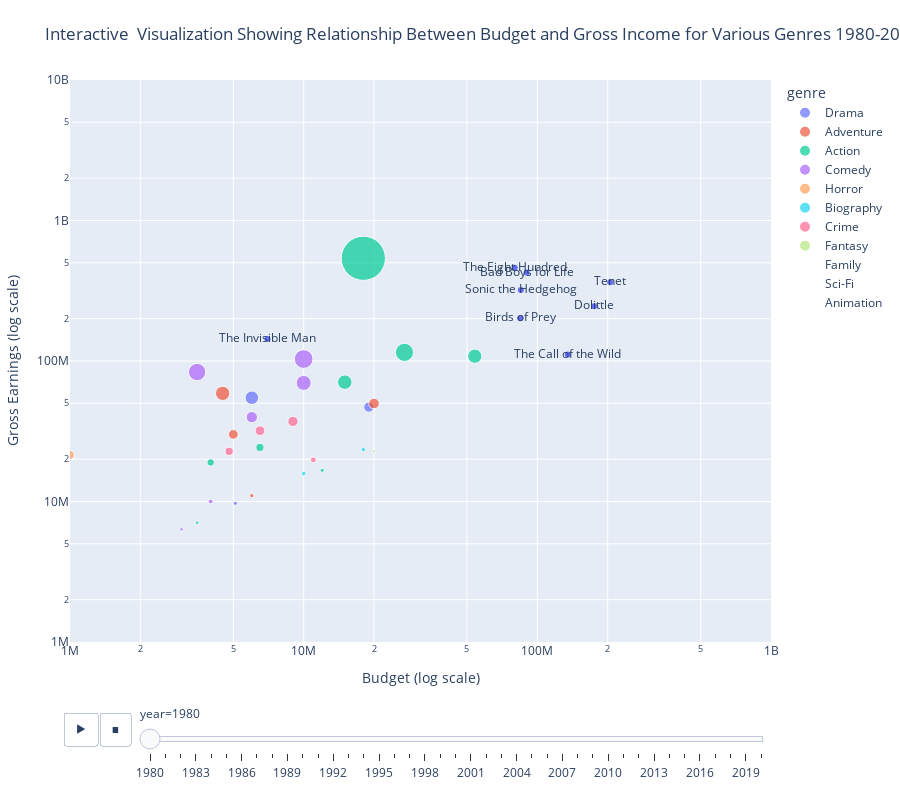

Notebook cell for this chart:
### Code cell
# Clean the dataset (optional, handle missing values) The profit column has some NaN values
movies_df['profit'].fillna(0, inplace=True)

# Replace negative profit values with zero for visualization purposes ( The operation in a previous step 
# left some movies having a negative profit value)
movies_df['profit'] = movies_df['profit'].apply(lambda x: max(x, 0))

# Create an interactive scatter plot
fig = px.scatter(
    movies_df,  # Change 'movie_df' to 'movies_df'
    x='budget',
    y='gross',
    size='profit',  # Modify this based on your preference or use another column
    color='genre',  # Change to 'genre' for color scaling
    hover_name='name',
    animation_frame='year',
    title='Interactive  Visualization Showing Relationship Between Budget and Gross Income for Various Genres 1980-2020',
    labels={'budget': 'Budget', 'gross': 'Gross Earnings'},
    size_max=70,  # Increase the maximum size of the bubbles
    opacity=0.7,  # Increase the opacity of the bubbles
)

# Customize the plot layout
fig.update_layout(
    xaxis_type='log',  # Logarithmic scale for budget
    
    # Set the y-axis range to start at 1 million (1,000,000)
    yaxis_type='log',  
    yaxis_title='Gross Earnings (log scale)',
    yaxis_range=[6, 10],  # Logarithmic scale of 6 corresponds to 1 million
    
    xaxis_title='Budget (log scale)',
    showlegend=True,
    coloraxis_colorbar=dict(title='Genre'),  # Change the colorbar title to 'Genre'
    
    # Adjust the height and margin
    height=800,  # Increase the height
    margin=dict(l=40, r=40, b=40, t=80),  # Adjust margins to center the plot
)

# Set the lower bound of the x-axis to 1 million (1,000,000)
fig.update_xaxes(
    range=[6, 9],  # Logarithmic scale of 6 corresponds to 1 million
)

# Add text annotations (optional)
fig.add_trace(
    px.scatter(
        movies_df[movies_df['year'] == movies_df['year'].max()],
        x='budget',
        y='gross',
        text='name',
    ).data[0]
)

# Show the plot
fig.show()

### Figure 1 — Plotly figure (JSON) as saved in the notebook; plotly's stock layout.template omitted (floating-point values rounded to 4 significant figures)
{"data": [{"hovertemplate": "<b>%{hovertext}</b><br><br>genre=Drama<br>year=1980<br>Budget=%{x}<br>Gross Earnings=%{y}<br>profit=%{marker.size}<extra></extra>", "hovertext": ["The Shining", "Ordinary People", "Somewhere in Time", "Fame", "Urban Cowboy", "Cattle Annie and Little Britches", "The Jazz Singer", "Breaker Morant", "The Competition", "Honeysuckle Rose", "Resurrection", "Babylon", "Phobia", "Windows"], "legendgroup": "Drama", "marker": {"color": "#636efa", "opacity": 0.7, "size": [27998772, 48766923, 4609597, 0, 0, 0, 0, 0, 0, 0, 0, 0, 0, 0], "sizemode": "area", "sizeref": 532700.0, "symbol": "circle"}, "mode": "markers", "name": "Drama", "orientation": "v", "showlegend": true, "type": "scatter", "x": [19000000, 6000000, 5100000, null, null, 5100000, null, null, null, null, null, null, 5100000, null], "xaxis": "x", "y": [46998772, 54766923, 9709597, 21202829, 46918287, 534816, 27118000, null, 14287755, 17815212, 3910019, 109749, 59167, 2128395], "yaxis": "y"}, {"hovertemplate": "<b>%{hovertext}</b><br><br>genre=Adventure<br>year=1980<br>Budget=%{x}<br>Gross Earnings=%{y}<br>profit=%{marker.size}<extra></extra>", "hovertext": ["The Blue Lagoon", "The Gods Must Be Crazy", "Popeye", "Heaven's Gate", "Herbie Goes Bananas", "The Last Flight of Noah's Ark", "Windwalker"], "legendgroup": "Adventure", "marker": {"color": "#EF553B", "opacity": 0.7, "size": [54353106, 25031783, 29823037, 0, 0, 5000000, 0], "sizemode": "area", "sizeref": 532700.0, "symbol": "circle"}, "mode": "markers", "name": "Adventure", "orientation": "v", "showlegend": true, "type": "scatter", "x": [4500000, 5000000, 20000000, 44000000, null, 6000000, 3000000], "xaxis": "x", "y": [58853106, 30031783, 49823037, 3484523, 18000000, 11000000, null], "yaxis": "y"}, {"hovertemplate": "<b>%{hovertext}</b><br><br>genre=Action<br>year=1980<br>Budget=%{x}<br>Gross Earnings=%{y}<br>profit=%{marker.size}<extra></extra>", "hovertext": ["Star Wars: Episode V - The Empire Strikes Back", "The Blues Brothers", "Superman II", "Any Which Way You Can", "The Final Countdown", "Raise the Titanic", "Smokey and the Bandit II", "The Stunt Man", "The Island", "The Nude Bomb", "Bronco Billy", "When Time Ran Out...", "The Octagon", "Mantis Fist Fighter"], "legendgroup": "Action", "marker": {"color": "#00cc96", "opacity": 0.7, "size": [520375067, 88229890, 54185706, 55687344, 4647800, 0, 0, 3563886, 0, 0, 17765659, 0, 14971000, 0], "sizemode": "area", "sizeref": 532700.0, "symbol": "circle"}, "mode": "markers", "name": "Action", "orientation": "v", "showlegend": true, "type": "scatter", "x": [18000000, 27000000, 54000000, 15000000, 12000000, 36000000, null, 3500000, 22000000, 15000000, 6500000, 20000000, 4000000, null], "xaxis": "x", "y": [538375067, 115229890, 108185706, 70687344, 16647800, null, 66132626, 7063886, 15716828, 14662035, 24265659, 3763988, 18971000, null], "yaxis": "y"}, {"hovertemplate": "<b>%{hovertext}</b><br><br>genre=Comedy<br>year=1980<br>Budget=%{x}<br>Gross Earnings=%{y}<br>profit=%{marker.size}<extra></extra>", "hovertext": ["Airplane!", "Caddyshack", "9 to 5", "Stir Crazy", "Little Darlings", "My Bodyguard", "Seems Like Old Times", "Private Benjamin", "The Hollywood Knights", "Motel Hell", "Cheech and Chong's Next Movie", "Stardust Memories", "Melvin and Howard", "City of Women", "The Private Eyes", "Oh Heavenly Dog", "It's My Turn", "Fatso", "Moscow Does Not Believe in Tears", "The Fiendish Plot of Dr. Fu Manchu", "Serial", "Hero at Large", "Wholly Moses!", "In God We Trust (or Gimme That Prime Time Religion)", "Roadie", "Just Tell Me What You Want", "Little Miss Marker", "Willie & Phil", "Loving Couples", "Oh, God! Book II", "Those Lips, Those Eyes", "La Cage aux Folles II", "The Gong Show Movie", "Gilda Live", "Why Would I Lie?", "First Family"], "legendgroup": "Comedy", "marker": {"color": "#ab63fa", "opacity": 0.7, "size": [79953539, 33846344, 93300686, 0, 0, 0, 0, 59847348, 6000000, 3342668, 0, 389003, 0, 0, 0, 216067, 0, 0, 0, 0, 0, 0, 0, 0, 0, 0, 0, 0, 0, 0, 0, 0, 0, 0, 0, 0], "sizemode": "area", "sizeref": 532700.0, "symbol": "circle"}, "mode": "markers", "name": "Comedy", "orientation": "v", "showlegend": true, "type": "scatter", "x": [3500000, 6000000, 10000000, null, null, null, null, 10000000, 4000000, 3000000, null, 10000000, 7000000, null, null, 6000000, null, null, 900000, null, null, null, null, null, null, null, null, 5500000, null, null, null, null, null, null, null, null], "xaxis": "x", "y": [83453539, 39846344, 103300686, 101300000, 34326249, 22482952, 43995918, 69847348, 10000000, 6342668, 41675194, 10389003, 4309490, 12516, null, 6216067, null, 7653061, null, 10697276, 9870727, 15934737, 14155617, 5215015, 4226370, 2086905, 6321392, 4400000, 2806659, 14504277, 804713, 6950125, 6621520, 2261507, 1175855, 15198912], "yaxis": "y"}, {"hovertemplate": "<b>%{hovertext}</b><br><br>genre=Horror<br>year=1980<br>Budget=%{x}<br>Gross Earnings=%{y}<br>profit=%{marker.size}<extra></extra>", "hovertext": ["Friday the 13th", "The Fog", "Altered States", "Prom Night", "The Awakening", "The Boogey Man"], "legendgroup": "Horror", "marker": {"color": "#FFA15A", "opacity": 0.7, "size": [39204601, 20448782, 0, 0, 0, 0], "sizemode": "area", "sizeref": 532700.0, "symbol": "circle"}, "mode": "markers", "name": "Horror", "orientation": "v", "showlegend": true, "type": "scatter", "x": [550000, 1000000, null, null, null, 300000], "xaxis": "x", "y": [39754601, 21448782, 19853892, 14796236, 8415112, null], "yaxis": "y"}, {"hovertemplate": "<b>%{hovertext}</b><br><br>genre=Biography<br>year=1980<br>Budget=%{x}<br>Gross Earnings=%{y}<br>profit=%{marker.size}<extra></extra>", "hovertext": ["Raging Bull", "The Long Riders", "Coal Miner's Daughter", "Where the Buffalo Roam", "Lion of the Desert", "Can't Stop the Music"], "legendgroup": "Biography", "marker": {"color": "#19d3f3", "opacity": 0.7, "size": [5402427, 5795189, 0, 0, 0, 0], "sizemode": "area", "sizeref": 532700.0, "symbol": "circle"}, "mode": "markers", "name": "Biography", "orientation": "v", "showlegend": true, "type": "scatter", "x": [18000000, 10000000, null, null, 35000000, 20000000], "xaxis": "x", "y": [23402427, 15795189, 67182787, 6659377, null, null], "yaxis": "y"}, {"hovertemplate": "<b>%{hovertext}</b><br><br>genre=Crime<br>year=1980<br>Budget=%{x}<br>Gross Earnings=%{y}<br>profit=%{marker.size}<extra></extra>", "hovertext": ["Dressed to Kill", "Cruising", "Brubaker", "American Gigolo"], "legendgroup": "Crime", "marker": {"color": "#FF6692", "opacity": 0.7, "size": [25399000, 8814523, 28121708, 17943674], "sizemode": "area", "sizeref": 532700.0, "symbol": "circle"}, "mode": "markers", "name": "Crime", "orientation": "v", "showlegend": true, "type": "scatter", "x": [6500000, 11000000, 9000000, 4800000], "xaxis": "x", "y": [31899000, 19814523, 37121708, 22743674], "yaxis": "y"}, {"hovertemplate": "<b>%{hovertext}</b><br><br>genre=Fantasy<br>year=1980<br>Budget=%{x}<br>Gross Earnings=%{y}<br>profit=%{marker.size}<extra></extra>", "hovertext": ["Xanadu"], "legendgroup": "Fantasy", "marker": {"color": "#B6E880", "opacity": 0.7, "size": [2762571], "sizemode": "area", "sizeref": 532700.0, "symbol": "circle"}, "mode": "markers", "name": "Fantasy", "orientation": "v", "showlegend": true, "type": "scatter", "x": [20000000], "xaxis": "x", "y": [22762571], "yaxis": "y"}, {"hovertemplate": "<b>%{hovertext}</b><br><br>genre=Family<br>year=1980<br>Budget=%{x}<br>Gross Earnings=%{y}<br>profit=%{marker.size}<extra></extra>", "hovertext": ["The Watcher in the Woods"], "legendgroup": "Family", "marker": {"color": "#FF97FF", "opacity": 0.7, "size": [0], "sizemode": "area", "sizeref": 532700.0, "symbol": "circle"}, "mode": "markers", "name": "Family", "orientation": "v", "showlegend": true, "type": "scatter", "x": [null], "xaxis": "x", "y": [5000000], "yaxis": "y"}, {"hovertemplate": "<b>%{hovertext}</b><br><br>genre=Sci-Fi<br>year=1980<br>Budget=%{x}<br>Gross Earnings=%{y}<br>profit=%{marker.size}<extra></extra>", "hovertext": ["Hangar 18"], "legendgroup": "Sci-Fi", "marker": {"color": "#FECB52", "opacity": 0.7, "size": [0], "sizemode": "area", "sizeref": 532700.0, "symbol": "circle"}, "mode": "markers", "name": "Sci-Fi", "orientation": "v", "showlegend": true, "type": "scatter", "x": [11000000], "xaxis": "x", "y": [null], "yaxis": "y"}, {"hovertemplate": "<b>%{hovertext}</b><br><br>genre=Animation<br>year=1980<br>Budget=%{x}<br>Gross Earnings=%{y}<br>profit=%{marker.size}<extra></extra>", "hovertext": ["Bon Voyage, Charlie Brown (and Don't Come Back!!)", "The King and the Mockingbird"], "legendgroup": "Animation", "marker": {"color": "#636efa", "opacity": 0.7, "size": [0, 0], "sizemode": "area", "sizeref": 532700.0, "symbol": "circle"}, "mode": "markers", "name": "Animation", "orientation": "v", "showlegend": true, "type": "scatter", "x": [null, null], "xaxis": "x", "y": [2013193, 167451], "yaxis": "y"}, {"hovertemplate": "budget=%{x}<br>gross=%{y}<br>name=%{text}<extra></extra>", "legendgroup": "", "marker": {"color": "#636efa", "symbol": "circle"}, "mode": "markers+text", "name": "", "orientation": "v", "showlegend": false, "text": ["Tenet", "Wonder Woman 1984", "Birds of Prey", "The Invisible Man", "Onward", "Bad Boys for Life", "Sonic the Hedgehog", "Dolittle", "The Call of the Wild", "The Eight Hundred", "The Quarry", "Star Trek First Frontier", "Legend of Deification", "Tulsa", "Leap", "Black Wall Street Burning", "I Am Fear", "Aloha Surf Hotel", "Love by Drowning", "The Robinsons", "More to Life", "Dream Round", "Saving Mbango", "It's Just Us", "Tee em el"], "type": "scatter", "x": [205000000, null, 84500000, 7000000, null, 90000000, 85000000, 175000000, 135000000, 80000000, null, 370000, null, null, null, 5000, null, null, 1000000, 10000, 7000, null, 58750, 15000, null], "xaxis": "x", "y": [363656624, 166534027, 201858461, 143151000, 141950608, 426505244, 319715683, 245487753, 111105497, 461421559, 3661, null, 240663149, 413378, 25818882, null, 13266, null, null, null, null, null, null, null, null], "yaxis": "y"}], "layout": {"coloraxis": {"colorbar": {"title": {"text": "Genre"}}}, "height": 800, "legend": {"itemsizing": "constant", "title": {"text": "genre"}, "tracegroupgap": 0}, "margin": {"b": 40, "l": 40, "r": 40, "t": 80}, "showlegend": true, "sliders": [{"active": 0, "currentvalue": {"prefix": "year="}, "len": 0.9, "pad": {"b": 10, "t": 60}, "steps": [{"args": [["1980"], {"frame": {"duration": 0, "redraw": false}, "fromcurrent": true, "mode": "immediate", "transition": {"duration": 0, "easing": "linear"}}], "label": "1980", "method": "animate"}, {"args": [["1981"], {"frame": {"duration": 0, "redraw": false}, "fromcurrent": true, "mode": "immediate", "transition": {"duration": 0, "easing": "linear"}}], "label": "1981", "method": "animate"}, {"args": [["1982"], {"frame": {"duration": 0, "redraw": false}, "fromcurrent": true, "mode": "immediate", "transition": {"duration": 0, "easing": "linear"}}], "label": "1982", "method": "animate"}, {"args": [["1983"], {"frame": {"duration": 0, "redraw": false}, "fromcurrent": true, "mode": "immediate", "transition": {"duration": 0, "easing": "linear"}}], "label": "1983", "method": "animate"}, {"args": [["1984"], {"frame": {"duration": 0, "redraw": false}, "fromcurrent": true, "mode": "immediate", "transition": {"duration": 0, "easing": "linear"}}], "label": "1984", "method": "animate"}, {"args": [["1985"], {"frame": {"duration": 0, "redraw": false}, "fromcurrent": true, "mode": "immediate", "transition": {"duration": 0, "easing": "linear"}}], "label": "1985", "method": "animate"}, {"args": [["1986"], {"frame": {"duration": 0, "redraw": false}, "fromcurrent": true, "mode": "immediate", "transition": {"duration": 0, "easing": "linear"}}], "label": "1986", "method": "animate"}, {"args": [["1987"], {"frame": {"duration": 0, "redraw": false}, "fromcurrent": true, "mode": "immediate", "transition": {"duration": 0, "easing": "linear"}}], "label": "1987", "method": "animate"}, {"args": [["1988"], {"frame": {"duration": 0, "redraw": false}, "fromcurrent": true, "mode": "immediate", "transition": {"duration": 0, "easing": "linear"}}], "label": "1988", "method": "animate"}, {"args": [["1989"], {"frame": {"duration": 0, "redraw": false}, "fromcurrent": true, "mode": "immediate", "transition": {"duration": 0, "easing": "linear"}}], "label": "1989", "method": "animate"}, {"args": [["1990"], {"frame": {"duration": 0, "redraw": false}, "fromcurrent": true, "mode": "immediate", "transition": {"duration": 0, "easing": "linear"}}], "label": "1990", "method": "animate"}, {"args": [["1991"], {"frame": {"duration": 0, "redraw": false}, "fromcurrent": true, "mode": "immediate", "transition": {"duration": 0, "easing": "linear"}}], "label": "1991", "method": "animate"}, {"args": [["1992"], {"frame": {"duration": 0, "redraw": false}, "fromcurrent": true, "mode": "immediate", "transition": {"duration": 0, "easing": "linear"}}], "label": "1992", "method": "animate"}, {"args": [["1993"], {"frame": {"duration": 0, "redraw": false}, "fromcurrent": true, "mode": "immediate", "transition": {"duration": 0, "easing": "linear"}}], "label": "1993", "method": "animate"}, {"args": [["1994"], {"frame": {"duration": 0, "redraw": false}, "fromcurrent": true, "mode": "immediate", "transition": {"duration": 0, "easing": "linear"}}], "label": "1994", "method": "animate"}, {"args": [["1995"], {"frame": {"duration": 0, "redraw": false}, "fromcurrent": true, "mode": "immediate", "transition": {"duration": 0, "easing": "linear"}}], "label": "1995", "method": "animate"}, {"args": [["1996"], {"frame": {"duration": 0, "redraw": false}, "fromcurrent": true, "mode": "immediate", "transition": {"duration": 0, "easing": "linear"}}], "label": "1996", "method": "animate"}, {"args": [["1997"], {"frame": {"duration": 0, "redraw": false}, "fromcurrent": true, "mode": "immediate", "transition": {"duration": 0, "easing": "linear"}}], "label": "1997", "method": "animate"}, {"args": [["1998"], {"frame": {"duration": 0, "redraw": false}, "fromcurrent": true, "mode": "immediate", "transition": {"duration": 0, "easing": "linear"}}], "label": "1998", "method": "animate"}, {"args": [["1999"], {"frame": {"duration": 0, "redraw": false}, "fromcurrent": true, "mode": "immediate", "transition": {"duration": 0, "easing": "linear"}}], "label": "1999", "method": "animate"}, {"args": [["2000"], {"frame": {"duration": 0, "redraw": false}, "fromcurrent": true, "mode": "immediate", "transition": {"duration": 0, "easing": "linear"}}], "label": "2000", "method": "animate"}, {"args": [["2001"], {"frame": {"duration": 0, "redraw": false}, "fromcurrent": true, "mode": "immediate", "transition": {"duration": 0, "easing": "linear"}}], "label": "2001", "method": "animate"}, {"args": [["2002"], {"frame": {"duration": 0, "redraw": false}, "fromcurrent": true, "mode": "immediate", "transition": {"duration": 0, "easing": "linear"}}], "label": "2002", "method": "animate"}, {"args": [["2003"], {"frame": {"duration": 0, "redraw": false}, "fromcurrent": true, "mode": "immediate", "transition": {"duration": 0, "easing": "linear"}}], "label": "2003", "method": "animate"}, {"args": [["2004"], {"frame": {"duration": 0, "redraw": false}, "fromcurrent": true, "mode": "immediate", "transition": {"duration": 0, "easing": "linear"}}], "label": "2004", "method": "animate"}, {"args": [["2005"], {"frame": {"duration": 0, "redraw": false}, "fromcurrent": true, "mode": "immediate", "transition": {"duration": 0, "easing": "linear"}}], "label": "2005", "method": "animate"}, {"args": [["2006"], {"frame": {"duration": 0, "redraw": false}, "fromcurrent": true, "mode": "immediate", "transition": {"duration": 0, "easing": "linear"}}], "label": "2006", "method": "animate"}, {"args": [["2007"], {"frame": {"duration": 0, "redraw": false}, "fromcurrent": true, "mode": "immediate", "transition": {"duration": 0, "easing": "linear"}}], "label": "2007", "method": "animate"}, {"args": [["2008"], {"frame": {"duration": 0, "redraw": false}, "fromcurrent": true, "mode": "immediate", "transition": {"duration": 0, "easing": "linear"}}], "label": "2008", "method": "animate"}, {"args": [["2009"], {"frame": {"duration": 0, "redraw": false}, "fromcurrent": true, "mode": "immediate", "transition": {"duration": 0, "easing": "linear"}}], "label": "2009", "method": "animate"}, {"args": [["2010"], {"frame": {"duration": 0, "redraw": false}, "fromcurrent": true, "mode": "immediate", "transition": {"duration": 0, "easing": "linear"}}], "label": "2010", "method": "animate"}, {"args": [["2011"], {"frame": {"duration": 0, "redraw": false}, "fromcurrent": true, "mode": "immediate", "transition": {"duration": 0, "easing": "linear"}}], "label": "2011", "method": "animate"}, {"args": [["2012"], {"frame": {"duration": 0, "redraw": false}, "fromcurrent": true, "mode": "immediate", "transition": {"duration": 0, "easing": "linear"}}], "label": "2012", "method": "animate"}, {"args": [["2013"], {"frame": {"duration": 0, "redraw": false}, "fromcurrent": true, "mode": "immediate", "transition": {"duration": 0, "easing": "linear"}}], "label": "2013", "method": "animate"}, {"args": [["2014"], {"frame": {"duration": 0, "redraw": false}, "fromcurrent": true, "mode": "immediate", "transition": {"duration": 0, "easing": "linear"}}], "label": "2014", "method": "animate"}, {"args": [["2015"], {"frame": {"duration": 0, "redraw": false}, "fromcurrent": true, "mode": "immediate", "transition": {"duration": 0, "easing": "linear"}}], "label": "2015", "method": "animate"}, {"args": [["2016"], {"frame": {"duration": 0, "redraw": false}, "fromcurrent": true, "mode": "immediate", "transition": {"duration": 0, "easing": "linear"}}], "label": "2016", "method": "animate"}, {"args": [["2017"], {"frame": {"duration": 0, "redraw": false}, "fromcurrent": true, "mode": "immediate", "transition": {"duration": 0, "easing": "linear"}}], "label": "2017", "method": "animate"}, {"args": [["2018"], {"frame": {"duration": 0, "redraw": false}, "fromcurrent": true, "mode": "immediate", "transition": {"duration": 0, "easing": "linear"}}], "label": "2018", "method": "animate"}, {"args": [["2019"], {"frame": {"duration": 0, "redraw": false}, "fromcurrent": true, "mode": "immediate", "transition": {"duration": 0, "easing": "linear"}}], "label": "2019", "method": "animate"}, {"args": [["2020"], {"frame": {"duration": 0, "redraw": false}, "fromcurrent": true, "mode": "immediate", "transition": {"duration": 0, "easing": "linear"}}], "label": "2020", "method": "animate"}], "x": 0.1, "xanchor": "left", "y": 0, "yanchor": "top"}], "title": {"text": "Interactive  Visualization Showing Relationship Between Budget and Gross Income for Various Genres 1980-2020"}, "updatemenus": [{"buttons": [{"args": [null, {"frame": {"duration": 500, "redraw": false}, "fromcurrent": true, "mode": "immediate", "transition": {"duration": 500, "easing": "linear"}}], "label": "&#9654;", "method": "animate"}, {"args": [[null], {"frame": {"duration": 0, "redraw": false}, "fromcurrent": true, "mode": "immediate", "transition": {"duration": 0, "easing": "linear"}}], "label": "&#9724;", "method": "animate"}], "direction": "left", "pad": {"r": 10, "t": 70}, "showactive": false, "type": "buttons", "x": 0.1, "xanchor": "right", "y": 0, "yanchor": "top"}], "xaxis": {"anchor": "y", "domain": [0, 1], "range": [6, 9], "title": {"text": "Budget (log scale)"}, "type": "log"}, "yaxis": {"anchor": "x", "domain": [0, 1], "range": [6, 10], "title": {"text": "Gross Earnings (log scale)"}, "type": "log"}}}
